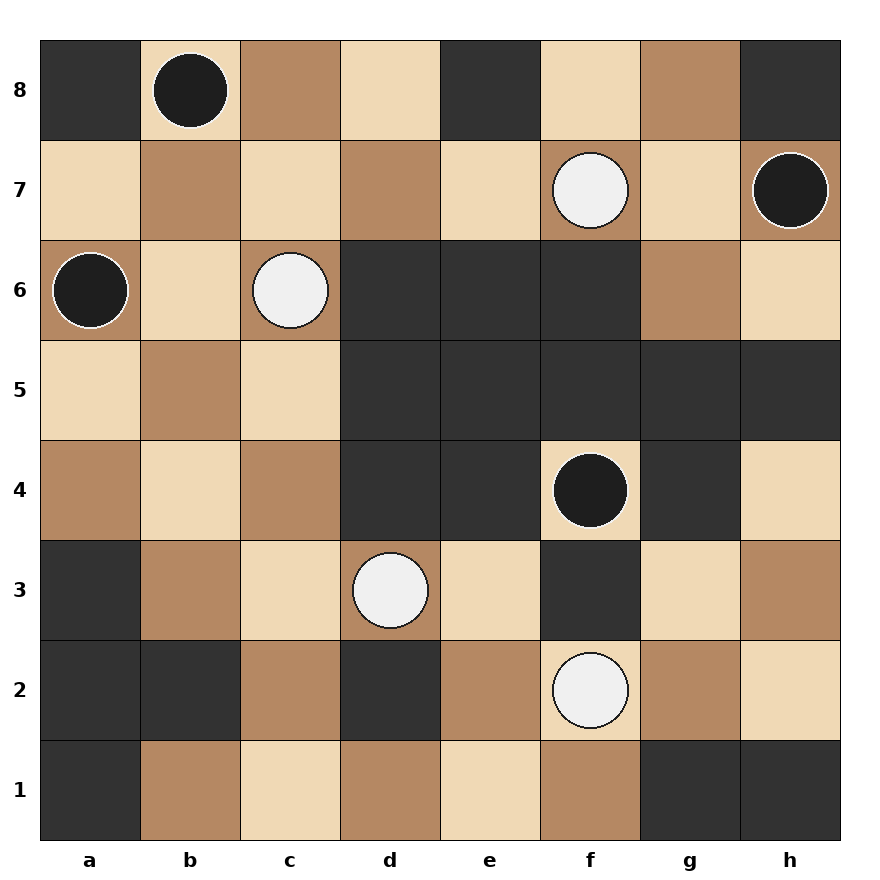
#> input picture book/test_moves.png, 880 x 880 px
$ python fade_image.py test_moves.png out.png
#> lines starting #> are read from the running program, lines starting #| are printed output that depends on the picture
#!/usr/bin/env python3
"""Generate a faded version of an image by setting its alpha channel."""

import argparse
from PIL import Image

def main():
    parser = argparse.ArgumentParser(description="Generate a faded image")
    parser.add_argument("input", help="Input image path")
    parser.add_argument("output", help="Output image path")
    parser.add_argument("--alpha", type=int, default=40,
                        help="Alpha value 0-255 (default: 40)")
    args = parser.parse_args()

    img = Image.open(args.input).convert("RGBA")
    data = img.getdata()
    img.putdata([(r, g, b, args.alpha) for r, g, b, a in data])
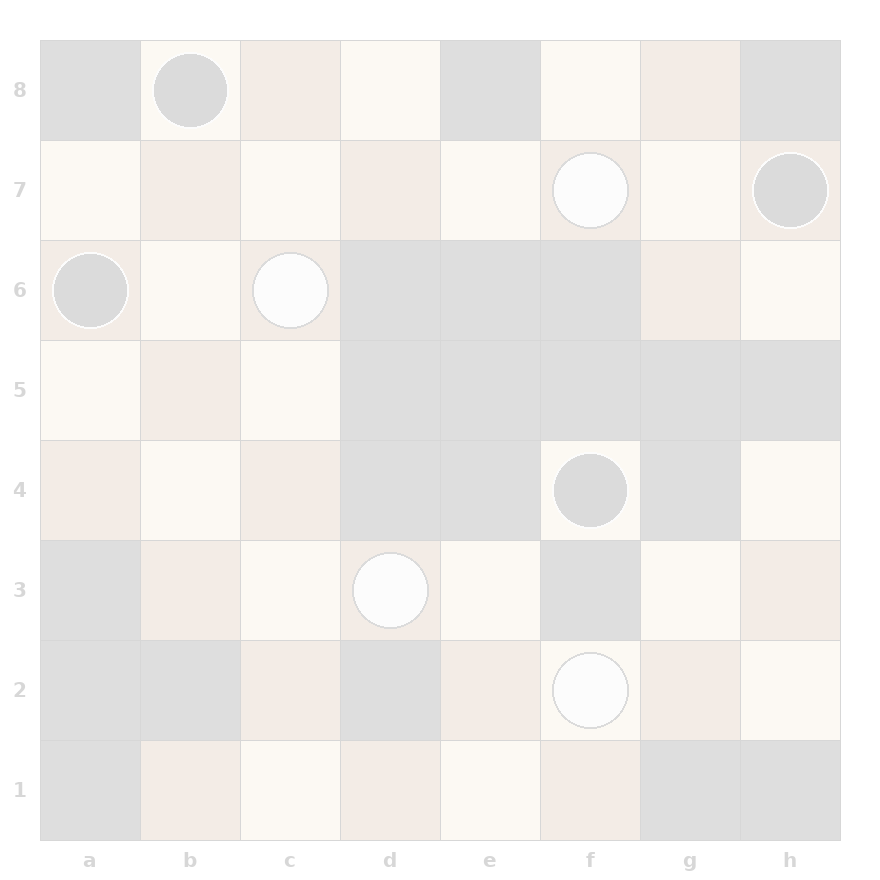
#> img: PIL image 880x880 RGBA; mean R, G, B, A 165.8, 149.5, 131.9, 40; transparent parts drawn white
    img.save(args.output)
    print(f"{args.input} -> {args.output} (alpha={args.alpha}/255)")

if __name__ == "__main__":
    main()

$ run again, on book/more_moves.png
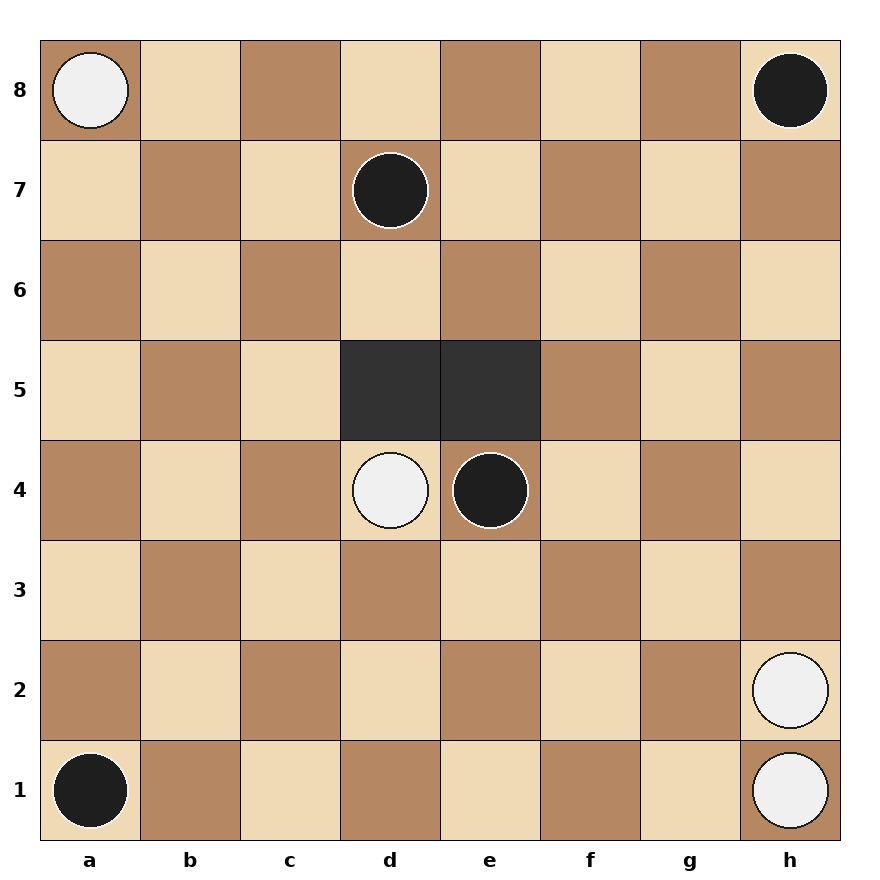
#> input picture book/more_moves.png, 880 x 880 px
#> in main, `img.putdata([(r, g, b, args.alpha) for r, g, b, a in data])`:
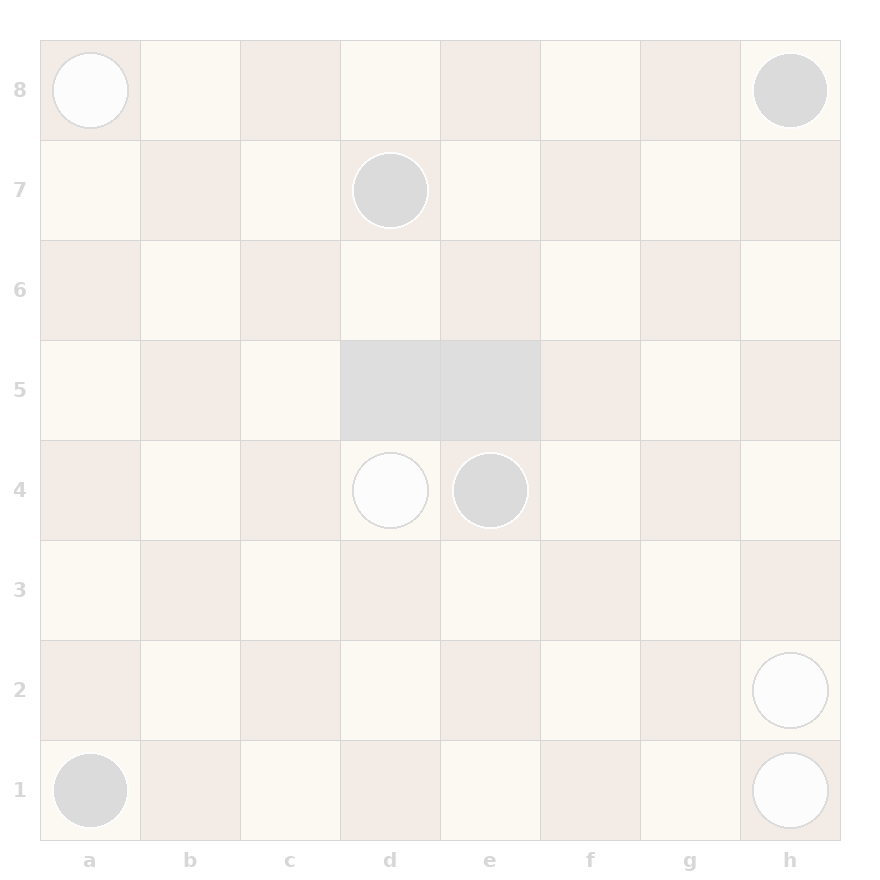
#> img: PIL image 880x880 RGBA; mean R, G, B, A 206.1, 181, 154.1, 40; transparent parts drawn white
